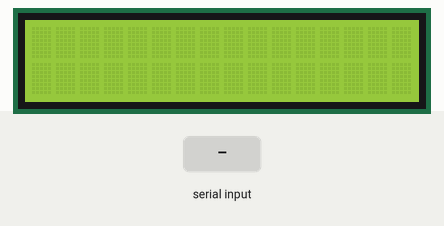
Recording of a sketch running on a simulated Arduino Leonardo, built with avr-gcc and run on an emulated ATmega32U4. Parts: 16×2 character LCD. The test bench sets the inputs (shaded band). What the sketch prints to the serial monitor is not drawn.

Above: at 1.4 s.
1.5 s: "+\n" received over Serial
At 2.6 s:
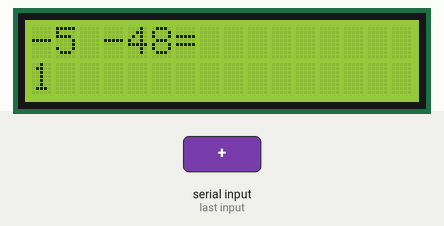
3.0 s: "90/45\n" received over Serial
At 3.6 s:
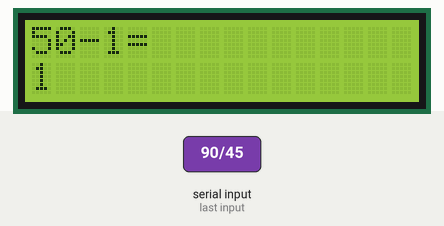
Timing chart, 0 to 6.0 s (numbered marks = the images above; inputs shaded):
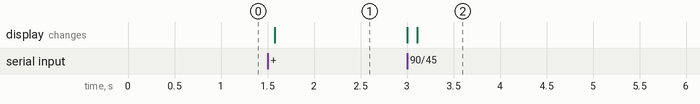

The sketch:

Phase1.ino
```cpp
//  working variables
#include <LiquidCrystal.h>
// initialize the library with the numbers of the interface pins
LiquidCrystal lcd(2, 3, 4, 5, 6, 7, 8);
//-----------------------------------------------------------------
int inByte = 0;
char b[5];    //  index 0 is on the lhs
int x = 0;
int y = 0;
char op;

void setup()
{
  // set up the LCD's number of columns and rows:
  lcd.begin(16, 2);
  // start serial port at 9600 bps and wait for port to open:
  Serial.begin(9600);
  while (!Serial)
  {
    ; // wait for serial port to connect. Needed for Leonardo only
  }
  establishContact();  // send a byte to establish contact until receiver responds
}

void loop()
{
  // if we get a valid byte, read and display stuff:
  if (Serial.available() > 0)
  {
    lcd.clear();
    //  read up to 3 characters - put them into array b
    Serial.readBytesUntil('\n', b, 4);
    // convert char to int
    x = b[0]-'0';
    // print operand 1
    Serial.print(x);
    lcd.print(x);
    op = b[1];
    // print operator
    Serial.print(op);
    lcd.print(op);
    // convert char to int
    y = b[2]-'0';
    // print operand 2
    Serial.println(y);
    lcd.print(y);
    // calculate
    int result = Calc(x,y,op);
    // print
    lcd.print('=');
    Serial.print("The result is : ");
    Serial.println(result);
    lcd.setCursor(0, 1);
    lcd.print(result);
    delay(100);
  }
}

// calculate integar data
int Calc(const int x, const int y, const char op)
{
   if (op == '+')
      return x+y;
   else if(op == '-')
          return x-y;
      else if(op == '*')
            return x*y;
        else if(op == '/')
               return x/y;
}

// establish serial contact
void establishContact() {
  while (Serial.available() <= 0) {
    Serial.println("0,0,0");   // send an initial string
    delay(300);
  }
}
```

Measured:
- after the input at 1.5 s, the display: changes after 0.08 s (image 1)
- after the input at 3.0 s, the display: first changes at once (image 2 shows a later state)
